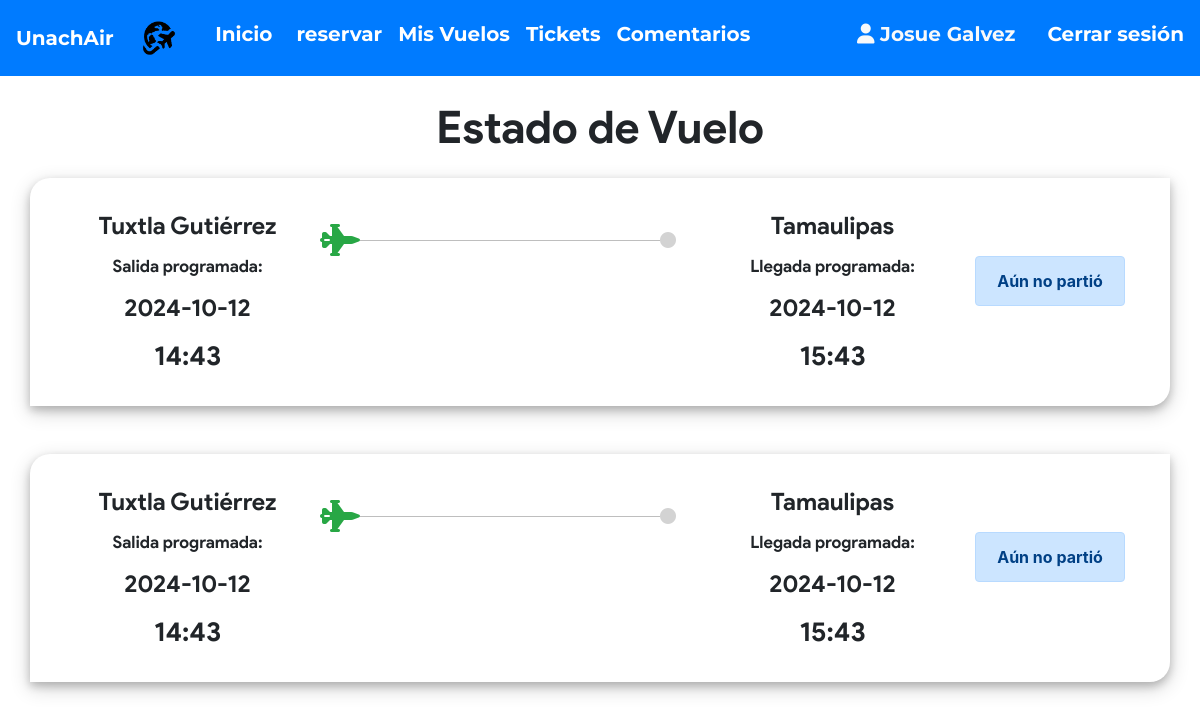
/my_flights.php (signed in), run on the app's committed database.
### tables this page shows
CREATE TABLE `ticket` (
  `id_ticket` int(11) NOT NULL,
  `id_pasajero` int(11) NOT NULL,
  `id_vuelo` int(11) NOT NULL,
  `id_usuario` int(11) NOT NULL,
  `seat_no` varchar(10) NOT NULL,
  `cost` int(11) NOT NULL,
  `class` varchar(3) NOT NULL
);

CREATE TABLE `vuelo` (
  `id_vuelo` int(11) NOT NULL,
  `id_admin` int(11) NOT NULL,
  `fecha_llegada` datetime NOT NULL,
  `fecha_salida` datetime NOT NULL,
  `destino` varchar(20) NOT NULL,
  `salida` varchar(20) NOT NULL,
  `aerolinea` varchar(20) NOT NULL,
  `asientos` varchar(110) NOT NULL,
  `duration` varchar(20) NOT NULL,
  `precio` int(11) NOT NULL,
  `status` varchar(6) DEFAULT NULL,
  `issue` varchar(50) DEFAULT NULL,
  `last_seat` varchar(5) DEFAULT '',
  `bus_seats` int(11) DEFAULT 20,
  `last_bus_seat` varchar(5) DEFAULT ''
);

### my_flights.php (the view, shortened to what this page needs)
<?php if(isset($_SESSION['userId'])) {
    require 'helpers/init_conn_db.php';
?>
<main>
    <div class="container">
    <h1 class="text-center  mt-4 mb-4">Estado de Vuelo</h1>
    <?php
    $sql_t = 'SELECT * FROM Ticket WHERE id_usuario=?';
    $stmt_t = mysqli_stmt_init($conn);
    if(!mysqli_stmt_prepare($stmt_t,$sql_t)) {
        header('Location: ticket.php?error=sqlerror');
        exit();
    } else {
        mysqli_stmt_bind_param($stmt_t,'i',$_SESSION['userId']);
        mysqli_stmt_execute($stmt_t);
        $result_t = mysqli_stmt_get_result($stmt_t);
        while($row_t = mysqli_fetch_assoc($result_t)) {
            $sql = 'SELECT * FROM Pasajero WHERE id_pasajero=?';
            $stmt = mysqli_stmt_init($conn);
            if(!mysqli_stmt_prepare($stmt,$sql)) {
                header('Location: my_flights.php?error=sqlerror');
                exit();
            } else {
                mysqli_stmt_bind_param($stmt,'i',$row_t['id_pasajero']);
                mysqli_stmt_execute($stmt);
                $result = mysqli_stmt_get_result($stmt);
                if ($row = mysqli_fetch_assoc($result)) {
                    $sql_f = 'SELECT * FROM vuelo WHERE id_vuelo=? ';
                    $stmt_f = mysqli_stmt_init($conn);
                    if(!mysqli_stmt_prepare($stmt_f,$sql_f)) {
                        header('Location: my_flights.php?error=sqlerror');
                        exit();
                    } else {
                        mysqli_stmt_bind_param($stmt_f,'i',$row_t['id_vuelo']);
                        mysqli_stmt_execute($stmt_f);
                        $result_f = mysqli_stmt_get_result($stmt_f);
                        if($row_f = mysqli_fetch_assoc($result_f)) {
                            $date_time_dep = $row_f['fecha_salida'];
                            $date_dep = substr($date_time_dep,0,10);
                            $time_dep = substr($date_time_dep,10,6) ;
                            $date_time_arr = $row_f['fecha_llegada'];
                            $date_arr = substr($date_time_arr,0,10);
                            $time_arr = substr($date_time_arr,10,6) ;
                            if($row_f['status'] === '') {
                                $status = "Aún no partió";
                                $alert = 'alert-primary';
                            } else if($row_f['status'] === 'dep') {
                                $status = "Departed";
                                $alert = 'alert-info';
                            } else if($row_f['status'] === 'issue') {
                                $status = "Delayed";
                                $alert = 'alert-danger';
                            } else if($row_f['status'] === 'arr') {
                                $status = "Arrived";
                                $alert = 'alert-success';
                            }
                            echo '
                            <div class="row out mb-5 ">
                                <div class="col-md-4 order-lg-3 order-md-1"> ';
                                if($row_f['status'] === 'arr') {
                                    echo '
                                    <div class="row">
                                        <div class="col-1 p-0 m-0">
                                            <i class="fa fa-circle mt-4 text-success"
                                                style="float: right;"></i>
                                        </div>
                                        <div class="col-10 p-0 m-0 mt-3" style="float: right;">
                                            <hr class="bg-success">
                                        </div>
                                        <div class="col-1 p-0 m-0">
                                            <i class="fa fa-2x fa-fighter-jet mt-3 text-success"
                                                ></i>
                                        </div>
                                    </div>
                                    ';
                                } else {
                                    echo '
                                    <div class="row">
                                        <div class="col-1 p-0 m-0">
                                            <i class="fa fa-2x fa-fighter-jet mt-3 text-success"
                                                style="float: right;"></i>
                                        </div>
                                        <div class="col-10 p-0 m-0 mt-3" style="float: right;">
                                            <hr style="background-color: lightgrey;">
                                        </div>
                                        <div class="col-1 p-0 m-0">
                                            <i class="fa fa-circle mt-4"
                                                style="color: lightgrey;"></i>
                                        </div>
                                    </div>
                                    ';
                                }
                                    echo '
                                </div>
                                <div class="col-md-3 col-6 order-md-2 pl-0 text-center
                                    order-lg-2 card-dep">
                                    <p class="city">'.$row_f['salida'].'</p>
                                    <p class="stat">Salida programada:</p>
                                    <p class="date">'.$date_dep.'</p>
                                    <p class="time">'.$time_dep.'</p>
                                </div>
                                <div class="col-md-3 col-6 order-md-4 pr-0 text-center
                                    order-lg-4 card-arr"
                                    style="float: right;">
                                    <p class="city">'.$row_f['destino'].'</p>
                                    <p class="stat">Llegada programada:</p>
                                    <p class="date">'.$date_arr.'</p>
                                    <p class="time">'.$time_arr.'</p>
                                </div>
                                <div class="col-lg-2 order-md-12">
                                    <div class="alert '.$alert.' mt-5 text-center"
                                        role="alert">
                                        '.$status.'
                                    </div>
                                </div>
                            </div> ';
                        }
                    }
                }
            }
        }
    }
    ?>
</div>
</main>
<?php } ?>

### my_flights.php (style rules this page uses)
body { background: transparent; }
div.out { padding: 30px; box-shadow: 0 4px 8px 0 rgba(0, 0, 0, 0.2), 0 6px 20px 0 rgba(0, 0, 0, 0.19); border-top-left-radius: 20px; border-bottom-right-radius: 20px; }
.city { font-size: 24px; }
p { margin-bottom: 10px; font-family: product sans; }
.alert { font-weight: bold; }
.date { font-size: 24px; }
.time { font-size: 27px; margin-bottom: 0px; }
.stat { font-size: 17px; }
h1 { font-weight: lighter !important; font-size: 45px !important; margin-bottom: 20px; font-family :'product sans' !important; font-weight: bolder; }
.row { background-color: white; }

### data on the page
ticket: id_vuelo.salida "Tuxtla Gutiérrez", id_vuelo.fecha_salida "2024-10-12", id_vuelo.fecha_salida "14:43", id_vuelo.destino "Tamaulipas", id_vuelo.fecha_llegada "2024-10-12", id_vuelo.fecha_llegada "15:43", id_vuelo.status "Aún no partió"
ticket: id_vuelo.salida "Tuxtla Gutiérrez", id_vuelo.fecha_salida "2024-10-12", id_vuelo.fecha_salida "14:43", id_vuelo.destino "Tamaulipas", id_vuelo.fecha_llegada "2024-10-12", id_vuelo.fecha_llegada "15:43", id_vuelo.status "Aún no partió"

### other printed values
$_SESSION['userUid'] "Josue Galvez"
